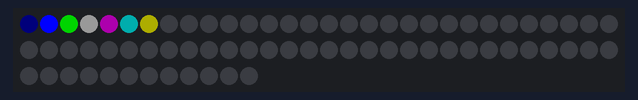
Recording of a program running on a simulated Raspberry Pi (BCM pin numbers). Parts: 72 RGB LEDs in strip order, left to right, continuing on the next row. Dim RGB values are drawn brighter than linear.

Above: at 1.16 s.
At 10.74 s:
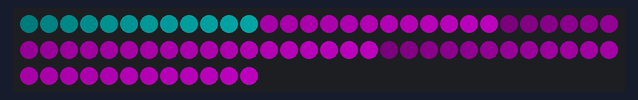
At 15.53 s:
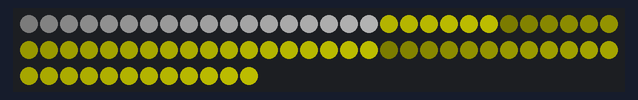
At 20.32 s:
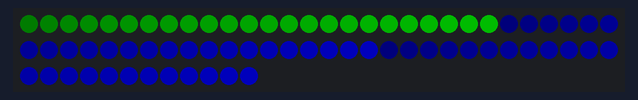
At 29.91 s:
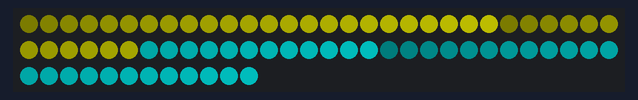
At 39.81 s:
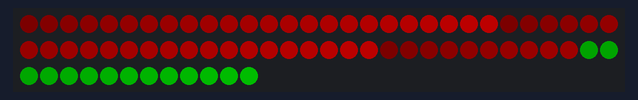

The program:

apasnake.py
```python
import sys               # RasPiO Inspiring scripts
from time import sleep   # http://rasp.io/inspiring
import apa

numleds = 72             # number of LEDs in our display
delay = 0.03             # tweak to speed up or slow down
brightness = 10          # 0-31, 224-255, 0xE0-0xFF

ledstrip = apa.Apa(numleds)
if (brightness < 32):    # so you can use 0-31 for brightness too
    brightness += 224

ledstrip.flush_leds()
ledstrip.zero_leds()
ledstrip.write_leds()

ledstrip.led_set(0, 255, 0, 0, 255)  #red led 0
ledstrip.led_set(1, 255, 255, 0, 0)  #blue led 1
ledstrip.led_set(2, 255, 0, 128, 0)  #green led 2
ledstrip.led_set(3, 255, 25, 25, 25) #dim white led 3
ledstrip.led_set(4, 255, 50, 0, 50)  #magenta led 4
ledstrip.led_set(5, 255, 50, 50, 0)  #cyan led 5
ledstrip.led_set(6, 255, 0, 50, 50)  #yellow led 6
ledstrip.led_set(7,   0, 10, 0, 0)   #black led 7

ledstrip.write_leds()
sleep(1)

try:
    while True:
        for y in range(numleds):
            ledstrip.led_values[y] = [brightness, ((y+1)*10 - (y // 24) * 240), 0, 0] # blue
            ledstrip.write_leds()
            sleep(delay)
        for y in range(numleds):
            ledstrip.led_values[y] = [brightness, 0, ((y+1)*10 - (y // 24) * 240), 0] # green
            ledstrip.write_leds()
            sleep(delay)
        for y in range(numleds):
            ledstrip.led_values[y] = [brightness, 0, 0, ((y+1)*10 - (y // 24) * 240)] # red
            ledstrip.write_leds()
            sleep(delay)
        for y in range(numleds):
            ledstrip.led_values[y] = [brightness, ((y+1)*10 - (y // 24) * 240), 0, ((y+1)*10 - (y // 24) * 240)] # magenta
            ledstrip.write_leds()
            sleep(delay)
        for y in range(numleds):
            ledstrip.led_values[y] = [brightness, ((y+1)*10 - (y // 24) * 240), ((y+1)*10 - (y // 24) * 240), 0] # cyan
            ledstrip.write_leds()
            sleep(delay)
        for y in range(numleds):
            ledstrip.led_values[y] = [brightness, 0, ((y+1)*10 - (y // 24) * 240), ((y+1)*10 - (y // 24) * 240)] # yellow
            ledstrip.write_leds()
            sleep(delay)
        for y in range(numleds):
            ledstrip.led_values[y] = [brightness, ((y+1)*10 - (y // 24) * 240), ((y+1)*10 - (y // 24) * 240), ((y+1)*10 - (y // 24) * 240)] # white
            ledstrip.write_leds()
            sleep(delay)

finally:
    print("/nAll LEDs OFF - BYE!/n")
    ledstrip.zero_leds()
    ledstrip.write_leds()

"""apasnake.py snakes its way round the pyramid from LED 0 to LED 71
increasing the intensity by 10 for each successive LED on each triangle.
It cycles through a set sequence of colours.

You can do some very complex and flashy things with these LEDs
but once you've decided what you want to do, you have to devise
some code to be able to do it.

apasnake.py starts to show you how you can use a mathematical
formula to loop through all the LEDs making them change the way
that you want.

What I wanted to do was vary the colour intensity of the LEDs on
each triangle in the same way. The first one should have intensity
of 10 and each one should increment 10 more.
e.g. LED0=10, LED5=60, LED23=240

But I want the second triangle to be the same.
So LED25 should be the same as LED0, LED47 same as LED23 etc.
This is what makes it slightly complex, but I figured it out.

The main 'guts' of this code is this bit here...

for y in range(numleds):
    ledstrip.led_values[y] = [brightness, ((y+1)*10 - (y // 24)*240), 0, 0] # blue
    ledstrip.write_leds()
    sleep(delay)

So we're looping through 0 to numleds, which is 0 to 72 on a pyramid.
The loop iterator y is the LED we're currently working on

So in the first iteration, y=0.
This gives us...
((y+1)*10 - (y // 24) * 240)
(1*10 - (0 // 24) * 240)
(10 - 0) = 10

The // integer division is what makes this work the same for each triangle.
For triangle 1, LEDs 0-23,  (y // 24) * 240 = 0 * 240 = 0
For triangle 2, LEDs 24-47, (y // 24) * 240 = 1 * 240 = 240
For triangle 3, LEDs 48-71, (y // 24) * 240 = 2 * 240 = 480

for LED5 we get...
((y+1)*10 - (y // 24) * 240)
(6*10 - (6 // 24) * 240)
(60 - 0) = 60

for LED47 (the last LED on triangle 2) it should give 240
((y+1)*10 - (y // 24) * 240)
(48*10 - (47 // 24) * 240)
(480 - (1 * 240) = 240

It can be quite hard (if you're not a mathematician) to work out what your
formula should be, but just take it one step at a time, testing as you go.

The more you do it, the better you get at it too. This is where all that nasty
algebra we did in school shows its worth.
"""
```

apa.py
```python
import spidev                  # RasPiO Inspiring scripts
from time import sleep         # http://rasp.io/inspiring
import copy
spi = spidev.SpiDev()
spi.open(0,1)   # using device 1 so 0 is free for AZ
spi.max_speed_hz = 30000000    # fixing SPI (thanks Dougie)

class Apa(object):
    def __init__(self, numleds):
        self.numleds = numleds
        self.led_values = [] # initialise a list for LED values
        for y in range(numleds):
            self.led_values.append([0xE0, 0x00, 0x00, 0x00])

    def flush_leds(self):
        """Sends 4 null bytes to wake/initiate the APA102s
        also used to terminate the frame"""
        self.send = spi.xfer([0x00, 0x00, 0x00, 0x00])

    def write_leds(self):
        """write_leds() writes all stored led_values to LEDs"""
        self.flush_leds()
        for value in self.led_values:
            txdata = copy.copy(value)
            self.send = spi.xfer(txdata)
        for x in range((self.numleds // 32) +2):  #check this not overkill
            self.flush_leds()

    def reset_leds(self):
        """reset_leds() switches all leds off manually
        without changing stored led_values"""
        self.flush_leds()
        for x in range(self.numleds):
            """Set all APA102c LEDs to zero brightness 0xE0,
            zero colour"""
            self.send = spi.xfer([0xE0, 0x00, 0x00, 0x00])
        for x in range((self.numleds // 32) +2):
            self.flush_leds()

    def zero_leds(self):
        """zero_leds() zeroes stored led_values
        without writing their values to the LEDs.
        i.e. total reset but don't display yet"""
        for y in range(self.numleds):
            self.led_values[y] = ([0xE0, 0x00, 0x00, 0x00])

    def led_set(self, number, brightness, blue, green, red):
        """led_set() is used to set the values for a specific LED.
        number is the list index of the LED
        e.g. first LED is 0 and eighth is 7.

        Brightness values are 0-31 for simplicity
        But you can also use  224-255 or 0xE0-0xFF

        Colour values are 0-255 in decimal or hex 0x00-0xFF.
        Values such as 255, 0, 0, 0 sometimes cause errors.

        If you want "black" or "off", better to use brightness of 224 or 0xE0
        then the LED will be off regardless of what colour values you give it
        """
        if (brightness < 32):   # so you can use 0-31 for brightness too
            brightness += 224

        self.led_values[number] = [brightness, blue, green, red]


if __name__ == "__main__":

    numleds = 24    # number of LEDs in our display

    ledstrip = Apa(numleds)
    print("flushing LEDS")
    ledstrip.flush_leds()
    print("Zeroing LEDS")
    ledstrip.zero_leds()
    print("Writing to LEDS")
    ledstrip.write_leds()

    print("Setting different colours to 8 LEDS (8th one is black = OFF)")
    ledstrip.led_set(0, 255, 0, 0, 255)  #red led 1
    ledstrip.led_set(1, 255, 255, 0, 0)  #blue led 2
    ledstrip.led_set(2, 255, 0, 128, 0)  #green led 3
    ledstrip.led_set(3, 255, 25, 25, 25) #dim white led 4
    ledstrip.led_set(4, 255, 50, 0, 50)  #magenta led 5
    ledstrip.led_set(5, 255, 50, 50, 0)  #cyan led 6
    ledstrip.led_set(6, 255, 0, 50, 50)  #yellow led 7
    ledstrip.led_set(7, 224, 0, 0, 0)    #black led 8

    print("Writing to LEDS")
    ledstrip.write_leds()

    sleep(5)
    print("Resetting LEDS")
    ledstrip.reset_leds()


"""How it works...

import apa

You define the number of LEDs

numleds = 20  and then call the class with...

ledstrip = apa.Apa(numleds)

ledstrip.flush_leds() sends 4 null bytes to spi 0 on CE1 to 'wake' the
APA102c LEDs

Then you set the values of your LEDs
brightness, Blue, Green, Red

ledstrip.led_set(number, brightness, blue, green, red)
where number is the LED position number starting at 0

Brightness values are 0-31 for simplicity
But you can also use  224-255 or 0xE0-0xFF

RGB colour values are 0-255 decimal (or hex 0x00-0xFF)
Values such as 255, 0, 0, 0 sometimes cause errors.

If you want "black" or "off", better to use brightness of 0, 224 or 0xE0
then the LED will be off regardless of what colour values you give it
All LED values are stored in list variable
led_values

ledstrip.write_leds() initiates the SK9822 (or APA102c) LEDs, then writes
to spi the contents of led_values, namely 4 data bytes for each LED:
brightness, blue, green, red

This sets the brightness and colours of each LED.

After that it sends (numleds // 32) +2 iterations of null data to
allow time for the LEDs at the end to catch up before writing to
them again.

Default spi speed from spidev seems to be about 330 kHz.
This means that one transaction of 32 clock cycles, plus about 16
of time off in between should take about 48/330000 of a second.
Or you should be able to get 330000/48 = 6875 transactions per second.

There are three nulls between each frame.
With 20 LEDs you should therefore have 23 * 48/330000 = 3.3ms
for each frame (ignoring Python processing time).
So a theoretical 300 frames per second. But Python slows it down.

I've noticed you can get about 100 counts per second.

You can squash in some more by upping the MHz, but only about
3 times as many at 60 MHz. It looks like the chip enable process
slows things down. Perhaps xfer2 would be faster if no
other SPI devices are in use?
"""
```
